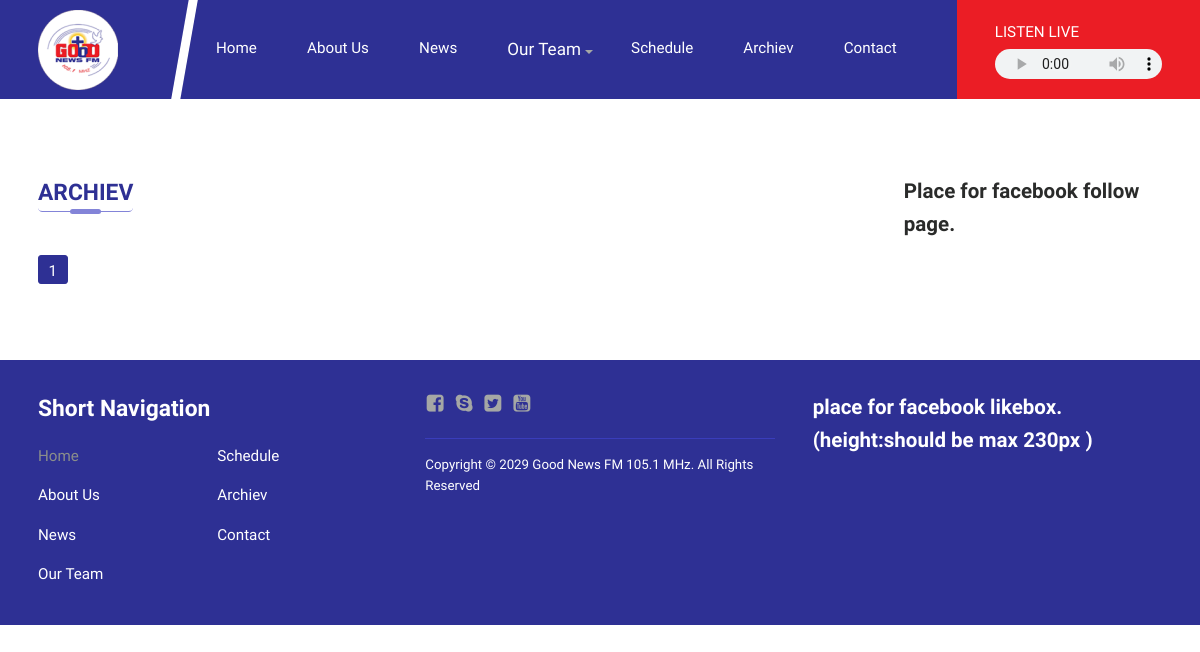
/archiev/, run on an earlier commit of the app's database.
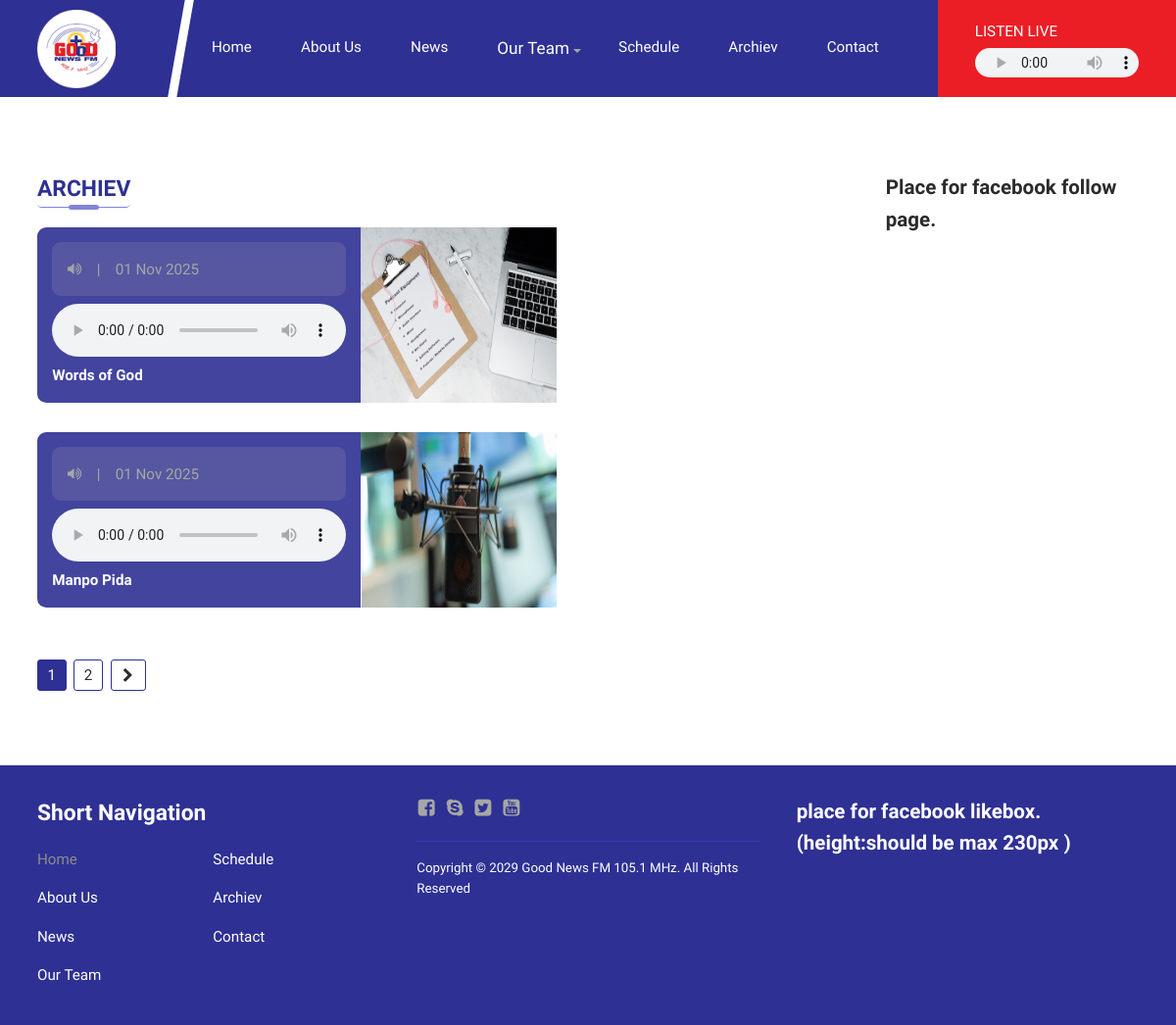
And on a later commit of the database.
### fm/models.py (models this page shows, shortened)
class MediaFile(models.Model):
    file = models.FileField(upload_to='cabinet/library/')
    uploaded_at = models.DateTimeField(auto_now_add=True)
    alt_text = models.CharField(max_length=200, blank=True, help_text="Optional description")
    class Meta:
        ordering = ['-uploaded_at']

class ArchiveProgram(models.Model):
    program_name = models.CharField(max_length=200)
    broadcast_date = models.DateField(default=timezone.now)
    audio_file = models.ForeignKey(MediaFile, on_delete=models.PROTECT,
                                   related_name='archive_audio')
    featured_image = models.ForeignKey(MediaFile, on_delete=models.SET_NULL,
                                       null=True, blank=True,
                                       related_name='archive_images')
    class Meta:
        ordering = ['-broadcast_date']

### fmSite/views.py (the view)
# urls.py: path('archiev/', views.archievPage, name='archiev')
def archievPage(request):
    archievPrograms = ArchiveProgram.objects.all().order_by('-broadcast_date')
    paginator = Paginator(archievPrograms, 2)
    page_number = request.GET.get('page')
    page_obj = paginator.get_page(page_number)
    return render(request, 'archiev.html', {'page_obj': page_obj})

### fm/context_processors.py (called while the page is built)
def site_logo(request):
    logo = SiteLogo.objects.first()
    return {'site_logo': logo}

### templates/archiev.html (shortened to what this page needs)
{% extends 'base.html' %}
{% load static %}
{% load filters %}
{% block content %}
<div class="wrapper dg listing mt80">
	<div class="col_9">
		<h5 class="bl-title">Archiev</h5>
		<div class="listing dg archiev">
			{% for ap in page_obj %}
			<article class="archiev_item col_12 df">
				<aside class="archiev_name dfc">
					<figure class="df archiev_sign df">
						<i class="cf cf-volume-up"></i> |
						<time>{{ ap.broadcast_date|date:"d M Y" }}</time>
					</figure>
					{% if ap.audio_file %}
					<audio controls>
						<source src="{{ ap.audio_file.file.url }}" type="audio/mpeg">
					</audio>
					{% endif %}
					<h6 class="archiev_title">{{ ap.program_name }}</h6>
				</aside>
				{% if ap.featured_image %}
				<img src="{{ ap.featured_image.file.url }}" alt="{{ ap.program_name }}" width="200">
				{% endif %}
			</article>
			{% endfor %}
			<div class="mt-3 paginate col_12 df gap-1">
				{% for num in page_obj.paginator.page_range %}
					{% if page_obj.number == num %}
						<span class="page-numbers current">{{ num }}</span>
					{% elif num > page_obj.number|add:-3 and num < page_obj.number|add:3 or num == 1 or num == page_obj.paginator.num_pages %}
						<a class="page-numbers" href="?page={{ num }}">{{ num }}</a>
					{% elif num == page_obj.number|add:-4 or num == page_obj.number|add:4 %}
						<span class="page-numbers">...</span>
					{% endif %}
				{% endfor %}
					{% if page_obj.has_next %}
					<a class="next page-numbers" href="?page={{ page_obj.next_page_number }}"><i
							class="cf cf-chevron-right"></i></a>
					{% endif %}
			</div>
		</div>
	</div>
	<div class="col_3">
		<h4>Place for facebook follow page.</h4>
	</div>
</div>
{% endblock %}

### templates/base.html
{% include "header.html" %}
{% block content %}
{% endblock %}
{% include "footer.html" %}

### templates/header.html (shortened to what this page needs)
{% load static %}
<!DOCTYPE html>
<html lang="en">
<head>
	<link rel="stylesheet" type="text/css" href="{% static 'css/font-styles.css' %}">
	<link rel="stylesheet" type="text/css" href="{% static 'css/owl.carousel.min.css' %}">
	<link rel="stylesheet" type="text/css" href="{% static 'css/jquery.lightbox.min.css' %}">
	<link rel="stylesheet" type="text/css" href="{% static 'css/front.css' %}">
</head>
<body>
	<header class="header">
		<nav class="wrapper df nav">
			<a class="logo" href="{% url 'home' %}">
				{% with logo=site_logo.logo %}
					{% if logo %}
						<img src="{{ logo.file.url }}" alt="Site Logo" class="logo">
					{% else %}
						<img src="{% static 'images/fav.png' %}" alt="Default Logo" class="logo">
					{% endif %}
				{% endwith %}
			</a>
			<ul class="nav_ul df">
				<li class="nav_li">
					<a class="nav_a {% if request.path == '/' %}active{% endif %}" href="{% url 'home' %}">Home</a>
				</li>
				<li class="nav_li">
					<a class="nav_a {% if request.path == '/about' %}active{% endif %}" href="{% url 'about' %}">About Us</a>
				</li>
				<li class="nav_li">
					<a class="nav_a {% if request.path == '/news' %}active{% endif %}" href="{% url 'news' %}">News</a>
				</li>
                <li class="nav_li drop"><a href="#" class="nav_a h5 db">Our Team</a>
                </li>
				<li class="nav_li">
					<a class="nav_a" href="schedule.html">Schedule</a>
				</li>
				<li class="nav_li">
					<a class="nav_a {% if request.path == '/archiev' %}active{% endif %}" href="{% url 'archiev' %}">Archiev</a>
				</li>
				<li class="nav_li">
					<a class="nav_a" href="contact.html">Contact</a>
				</li>
			</ul>
			<figure class="live dfc">
				<figcaption>Listen Live</figcaption>
				<audio controls>
				  <source src="{% static 'audio/test.mp3' %}" type="audio/mpeg">
				</audio>
			</figure>
		</nav>
	</header>

### templates/footer.html
<footer class="footer mt80">
    <div class="wrapper dg inner">
        <div class="col_4">
            <h3 class="footer_title">Short Navigation</h3>
            <ul class="footer_ul">
                <li class="footer_li litem">
                    <a class="footer_a active" href="#">Home</a>
                </li>
                <li class="footer_li litem">
                    <a class="footer_a" href="#">About Us</a>
                </li>
                <li class="footer_li litem">
                    <a class="footer_a" href="#">News</a>
                </li>
                <li class="footer_li litem">
                    <a class="footer_a" href="#">Our Team</a>
                </li>
                <li class="footer_li litem">
                    <a class="footer_a" href="#">Schedule</a>
                </li>
                <li class="footer_li litem">
                    <a class="footer_a" href="#">Archiev</a>
                </li>
                <li class="footer_li litem">
                    <a class="footer_a" href="#">Contact</a>
                </li>
            </ul>
        </div>
        <div class="col_4">
            <ul class="footer_ul df">
                <li class="footer_li">
                    <a class="footer_a" href="#"><i class="cf cf-facebook-square footicon"></i></a>
                </li>
                <li class="footer_li">
                    <a class="footer_a" href="#"><i class="cf cf-skype footicon"></i></a>
                </li>
                <li class="footer_li">
                    <a class="footer_a" href="#"><i class="cf cf-twitter-square footicon"></i></a>
                </li>
                <li class="footer_li">
                    <a class="footer_a" href="#"><i class="cf cf-youtube-square footicon"></i></a>
                </li>
            </ul>
            <p class="copyright">Copyright © 2029 Good News FM 105.1 MHz. All Rights Reserved</p>
        </div>
        <div class="col_4">
            <h4>place for facebook likebox.(height:should be max 230px )</h4>
        </div>
    </div>
</footer>
</body>
</html>

What changed in the data, as far as the page shows it:
added ArchiveProgram: broadcast_date "01 Nov 2025", program_name "Words of God", featured_image.file (picture)
added ArchiveProgram: broadcast_date "01 Nov 2025", program_name "Manpo Pida", featured_image.file (picture)
Also different on the page:
new list line: "2"
